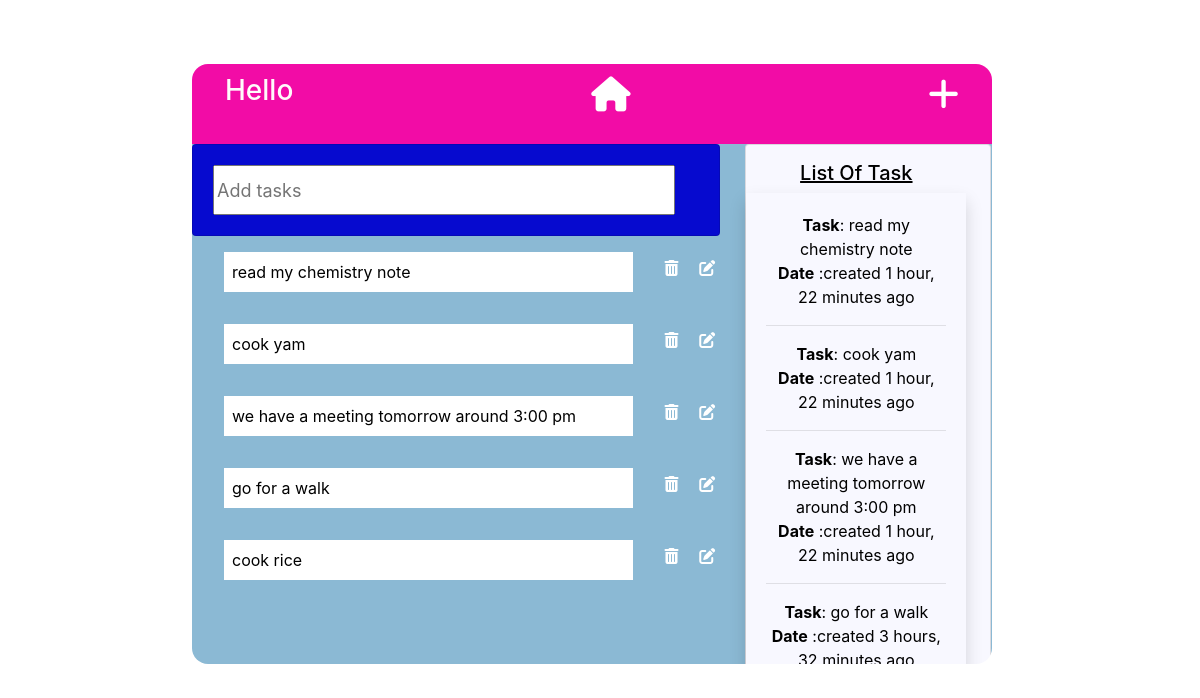
The page / on the database its author committed.
### app/models.py (models this page shows, shortened)
class Todo(models.Model):
    name = models.CharField(max_length=1000, blank=False, null=True)
    created = models.DateTimeField(auto_now_add=True)
    user = models.ForeignKey(User, on_delete=models.CASCADE)
    image = models.ImageField(upload_to='media', default='default')
    class Meta:
        ordering = ['-created']

### app/views.py (the view)
# urls.py: path('', views.home, name='home'),
def home(request):
    todo = Todo.objects.all()
    if request.method =='POST':
        forms = TodoForm(request.POST)
        if forms.is_valid():
            instance = forms.save(commit=False)
            instance.user = request.user
            instance.save()
            return redirect('home')
    else:
        forms = TodoForm()
    return render(request, 'home.html', {'forms':forms,'todos':todo} )

### app/forms.py
class TodoForm(ModelForm):
    name =forms.CharField(widget=forms.TextInput
                          (attrs={'class':'forms-control', 'placeholder':'Add tasks'}), label='')
    class Meta:
        model = Todo
        fields = ['name']

### app/templates/home.html (shortened to what this page needs)
{% extends 'base.html' %}
{% load static %}
{% block content %}
<link rel="stylesheet" href="{% static 'css/style.css' %}">
<link rel="stylesheet" href="https://cdnjs.cloudflare.com/ajax/libs/font-awesome/6.7.2/css/all.min.css">
<div class="menu">
    <nav>
        <div class="ul">
            <h3>Hello {{user.username}}</h3>
            <li><a href="{% url 'home' %}" title="home"><i class="fa-solid fa-house"></i></a></li>
            <li>
                <a href="" title="add task" data-toggle="modal" data-target="#exampleModal">
                    <i class="fa-solid fa-plus"></i>
                </a>
            </li>
    </nav>
    <div class="row">
        <div class="col-md-8 ">
            <div class="card" style="width: 33rem">
                <div class="card-body ">
                    <form action="" method="post">
                        {{forms}}
                    </form>
                </div>
            </div>
            {% for item in todos %}
            <div style="display: flex;">
                <p class="item_name"> {{item.name}} </p>
                <a href="{% url 'delete' item.id %}" title="Delete">
                    <i class="fa-solid fa-trash-can mt-4 pr-2" style="font-size: 16px;"></i></a>
                <a href="{% url 'update' item.id %} " title="Edit"><i class="fa-solid fa-pen-to-square mt-4"
                        style="font-size: 16px; margin-left: 0.8rem;"></i></a>
            </div>
            {% endfor %}
        </div>
        <div class="col-md-1" style=" height: 100%;">
            <div class="card" style="width: 246px; background:ghostwhite; height: 100%;">
                <h5 style="color: black; text-decoration: underline; padding-top: 1rem;">List Of Task</h5>
                <div class="card-body shadow" style="height: 100%;">
                    {% for list in todos %}
                    <p><b>Task</b>: {{list.name}} <br>
                        <b>Date</b> :created {{list.created|timesince}} ago
                    </p>
                    <hr>
                    {% endfor %}
                </div>
            </div>
        </div>
    </div>
</div>
{% endblock %}

### app/templates/base.html (shortened to what this page needs)
<!doctype html>
<html lang="en">
  <head>
    <link rel="stylesheet" href="https://cdn.jsdelivr.net/npm/bootstrap@4.6.2/dist/css/bootstrap.min.css">
  </head>
  <body>
    {% block content %}
    {% endblock %}
  </body>
</html>

### static/css/style.css (style rules this page uses)
.card { background: #060acf; color:black; text-align: center; justify-content: center; display: block; width: 400px; max-width: 800px; padding-right: 1.5rem; }
body { color: white; }

### app/templates/home.html (style rules this page uses)
.menu { justify-content: center; align-items: center; display: block; width: 100%; background: #8bb9d4; margin: 4rem 12rem; height: 600px; border-radius: 1rem; max-width: 800px; align-items: center; overflow: hidden; scroll-snap-type: mandatory; scroll-behavior: smooth; position: absolute; z-index: 99; scroll-behavior: smooth; overflow-y: scroll; }
nav { background: #f20ca6; color: hsl(350, 100%, 99%); height: 80px; z-index: 1000; }
.ul { display: flex; align-items: center; padding: 10px 5px; justify-content: space-between; margin: auto 28px; }
li { list-style-type: none; }
i { font-size: 35px; color: #fff; }
.forms-control { width: 100%; height: 50px; font-size: 18px; }
.item_name { color: black; align-items: center; width: 88%; height: 40px; max-height: 50px; overflow-y: hidden; background: white; justify-content: center; margin: 1rem 2rem; padding: 0.5rem; scroll-behavior: smooth; scroll-snap-type: mandatory; }

### rows shown on the page
Todo: name "read my chemistry note", created "1 hour, 22 minutes"
Todo: name "cook yam", created "1 hour, 22 minutes"
Todo: name "we have a meeting tomorrow around 3:00 pm", created "1 hour, 22 minutes"
Todo: name "go for a walk", created "3 hours,…"
Todo: name "cook rice"
